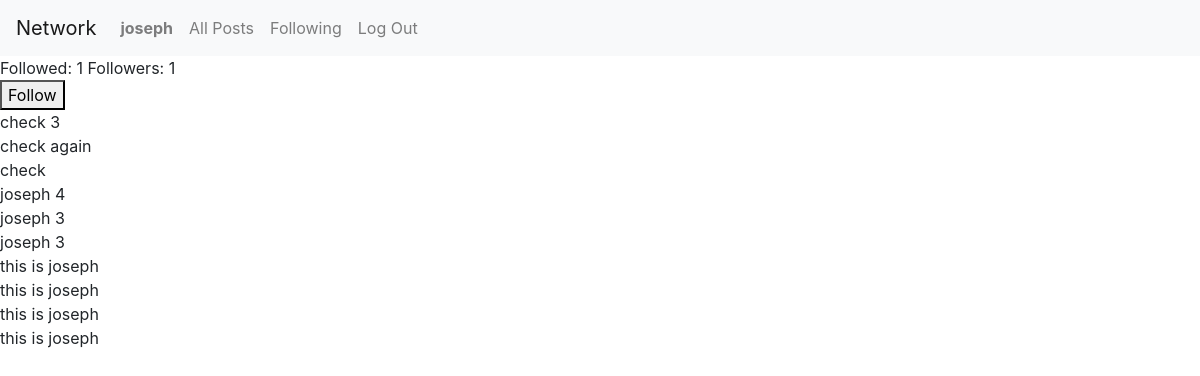
Page /profile/3/ (signed in) on the committed database.
### network/models.py (models this page shows, shortened)
class User(AbstractUser):
    pass

class Post(models.Model):
    poster = models.ForeignKey(User, on_delete=models.CASCADE, related_name='poster')
    post = models.TextField()
    likes = models.IntegerField(default=0)
    posting_date = models.DateTimeField(auto_now_add=True)

### network/views.py (the view, shortened to what this page needs)
# urls.py: path('profile/<int:poster_id>/', views.profile, name= 'profile'),
def profile(request, poster_id):
    poster_instance = User.objects.get(id=poster_id)
    requestor_instance = User.objects.get(id=request.user.id)
    followed = Follow.objects.filter(followed = poster_instance, follower = requestor_instance).exists()
    no_followers = Follow.objects.filter(followed = requestor_instance).count()
    no_followed  = Follow.objects.filter(follower = requestor_instance).count()
    posts  = Post.objects.filter(poster = requestor_instance).order_by('-posting_date')
    return render(request, 'network/profile.html', {
        "poster_id" : poster_id,
        "followed": followed,
        'no_followers': no_followers,
        'no_followed': no_followed,
        'posts': posts
    })

### network/templates/network/profile.html (shortened to what this page needs)
{% extends "network/layout.html" %}
{% load static %}
{% block body %}
    Followed: {{ no_followed}} Followers: {{ no_followers}}
    {% if user.is_authenticated %}
        {% if user.id != poster_id%}
            <form action="{% url 'profile' poster_id %}" method="POST">
                {% if followed %}
                <button name="unfollow" value="unfollow">Unfollow</button>
            {% else %}
                <button name="follow" value="follow">Follow</button>
            {% endif %}
            </form>
        {% endif %}
        {% for post in posts %}
            {{ post.post }} <br>
        {% endfor %}
    {% endif %}
{% endblock %}

### network/templates/network/layout.html (shortened to what this page needs)
{% load static %}
<!DOCTYPE html>
<html lang="en">
    <head>
        <link rel="stylesheet" href="https://stackpath.bootstrapcdn.com/bootstrap/4.4.1/css/bootstrap.min.css">
        <link href="{% static 'network/styles.css' %}" rel="stylesheet">
    </head>
    <body>
        <nav class="navbar navbar-expand-lg navbar-light bg-light">
            <a class="navbar-brand" href="#">Network</a>
            <div>
              <ul class="navbar-nav mr-auto">
                {% if user.is_authenticated %}
                    <li class="nav-item">
                        <a class="nav-link" href="{% url 'profile' user.id %}"><strong>{{ user.username }}</strong></a>
                    </li>
                {% endif %}
                <li class="nav-item">
                  <a class="nav-link" href="{% url 'index' %}">All Posts</a>
                </li>
                {% if user.is_authenticated %}
                    <li class="nav-item">
                        <a class="nav-link" href="{% url 'following' %}">Following</a>
                    </li>
                    <li class="nav-item">
                        <a class="nav-link" href="{% url 'logout' %}">Log Out</a>
                    </li>
                {% endif %}
              </ul>
            </div>
          </nav>
        <div class="body">
            {% block body %}
            {% endblock %}
        </div>
    </body>
</html>

### rows in the picture
User: username "joseph"
Post: post "check 3"
Post: post "check again"
Post: post "check"
Post: post "joseph 4"
Post: post "joseph 3"
Post: post "joseph 3"
Post: post "this is joseph"
Post: post "this is joseph"
Post: post "this is joseph"
Post: post "this is joseph"

### other values in the picture
{{ no_followed }} "1"
{{ no_followers }} "1"
